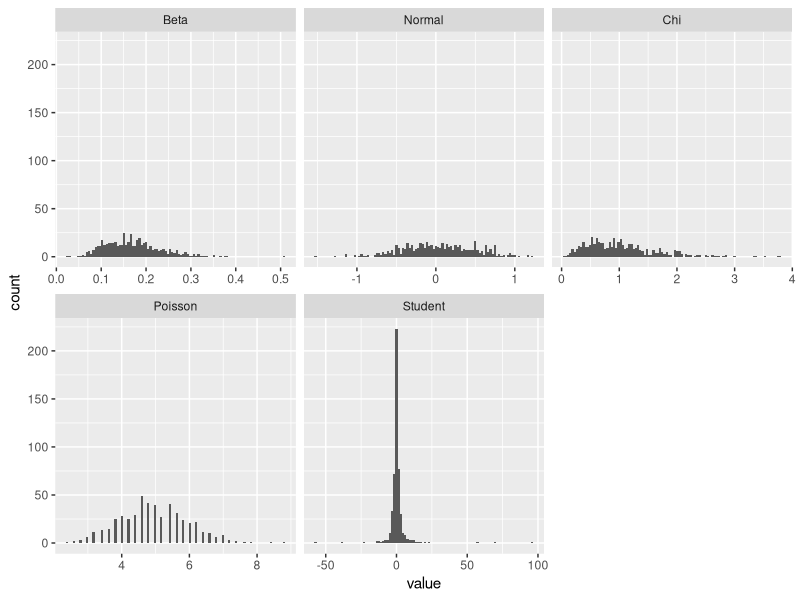
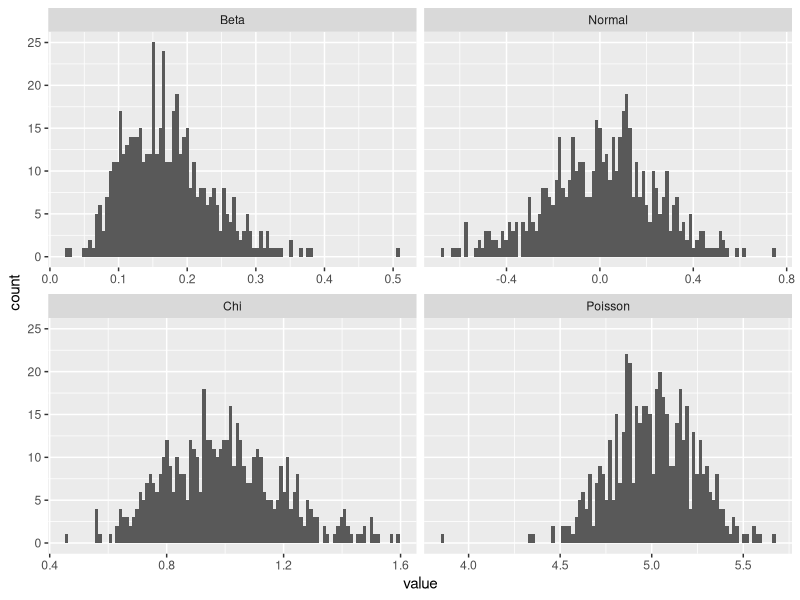

The R script that drew these images, in order:
## ---- chunk 1
require(MASS)
require(reshape2)
require(ggplot2)
nbr.samples <- 500
sample.sizes <- c(5, 10, 15, 20, 50, 100, 1000, 5000)
result <- NULL
initial.means <- NULL
norm.means <- list()
for (i in seq_along(sample.sizes)) {
    sample.size <- sample.sizes[i]
    beta.data <- sapply(rep(sample.size, nbr.samples), rbeta, 1,5)
    norm.data <- sapply(rep(sample.size,nbr.samples),rnorm)
    chi.data <- sapply(rep(sample.size,nbr.samples),rchisq,df=1)
    pois.data <- sapply(rep(sample.size,nbr.samples),rpois, lambda = 5)
    student.data <- sapply(rep(sample.size, nbr.samples), rt, df = 1)
    all.data <- list("Beta" = beta.data, "Normal" = norm.data, "Chi" = chi.data, "Poisson" = pois.data, "Student" = student.data)
    means <- lapply(all.data, colMeans)
    # store initial mean distribution for visualization
    if (i == 1) {
        initial.means <- means
    }
    logliks <- lapply(means, function(x) fitdistr(x, densfun = "normal")$loglik)
    positive.lik <- names(logliks)[which(logliks > 0)]
    positive.lik <- positive.lik[!positive.lik  %in% names(norm.means)]
    # store as first normal distribution for visualization
    norm.means[positive.lik] <- means[positive.lik]
    result <- rbind(result, data.frame("Sample_Size" = sample.size, logliks))
}
## ---- chunk 2
print(result)
## ---- chunk 3
plot.means <- function(means) {
    mean.df <- as.data.frame(means)
    mean.df <- melt(mean.df, id.vars = NULL)
    ggplot(mean.df, aes(x = value)) + geom_histogram(bins = 100) + facet_wrap(.~variable, scales = "free_x")
}
plot.means(initial.means)
plot.means(norm.means)
## ---- chunk 4
round(quantile(means$Student), 2)
